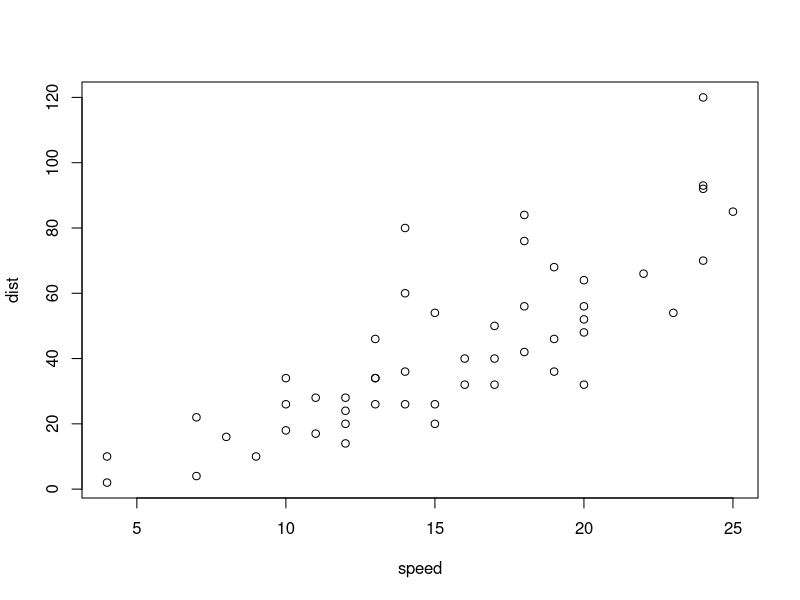
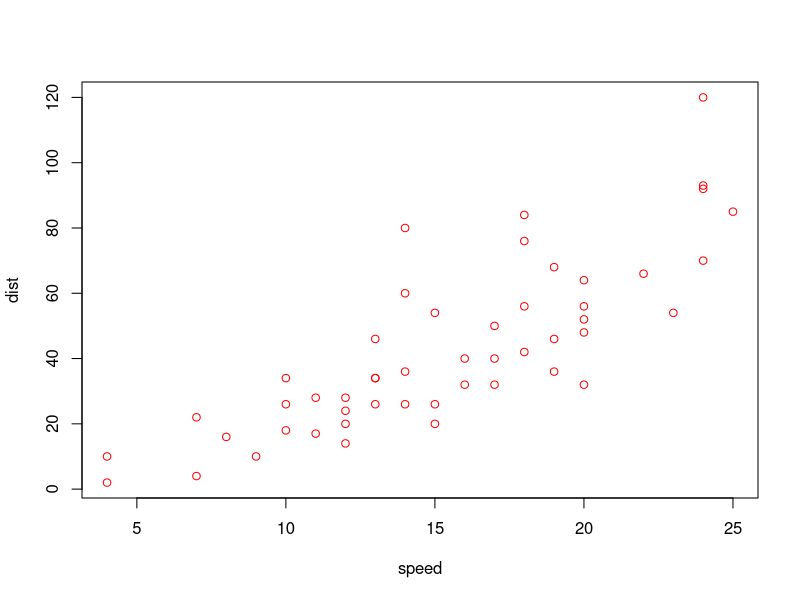
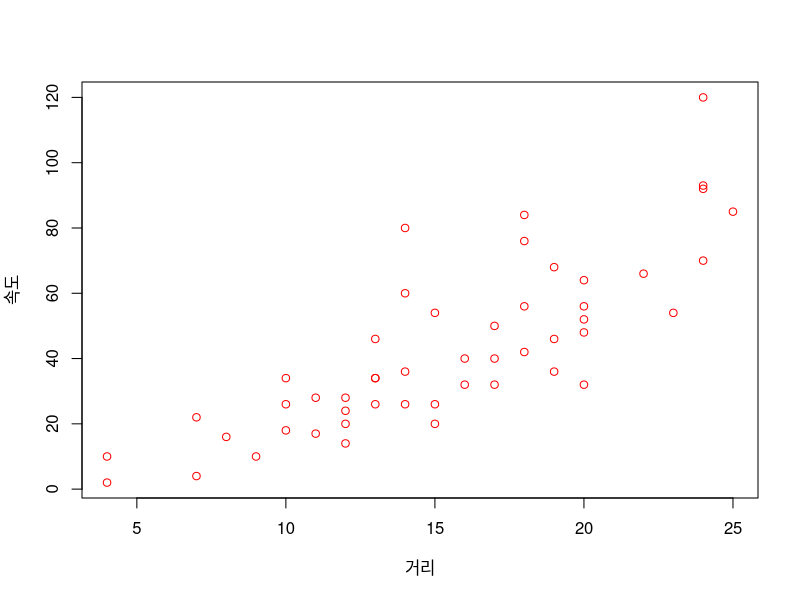
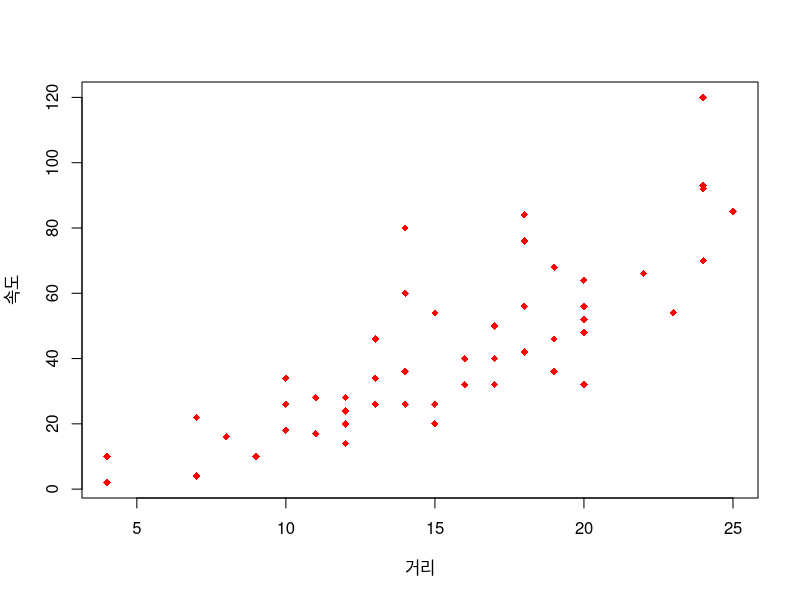
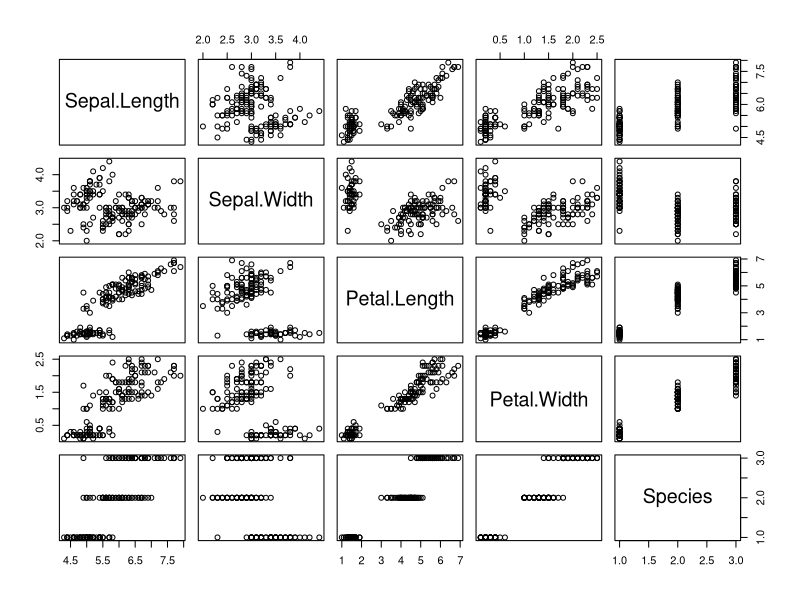

The R script that drew these images, in order: (Note: this script raises an error after producing the figures.)
plot(cars)
plot(cars, col='red')
plot(cars, col='red', xlab='거리', ylab='속도')
plot(cars, col='red', xlab='거리', ylab='속도',pch=18)
str(iris)
head(iris)
plot(iris)
tips()